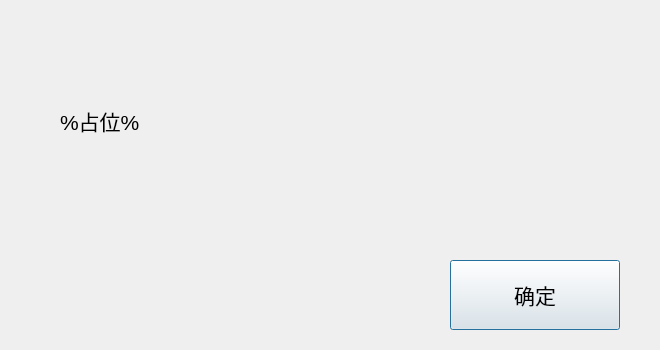
<?xml version="1.0" encoding="UTF-8"?>
<ui version="4.0">
 <class>DefaultNotice</class>
 <widget class="QDialog" name="DefaultNotice">
  <property name="geometry">
   <rect>
    <x>0</x>
    <y>0</y>
    <width>660</width>
    <height>350</height>
   </rect>
  </property>
  <property name="windowTitle">
   <string>Dialog</string>
  </property>
  <property name="windowIcon">
   <iconset resource="img.qrc">
    <normaloff>:/icon/resource/flag-checkered-solid-full.svg</normaloff>:/icon/resource/flag-checkered-solid-full.svg</iconset>
  </property>
  <widget class="QPushButton" name="pushButton">
   <property name="geometry">
    <rect>
     <x>450</x>
     <y>260</y>
     <width>170</width>
     <height>70</height>
    </rect>
   </property>
   <property name="font">
    <font>
     <pointsize>16</pointsize>
    </font>
   </property>
   <property name="text">
    <string>确定</string>
   </property>
  </widget>
  <widget class="QLabel" name="label">
   <property name="geometry">
    <rect>
     <x>60</x>
     <y>20</y>
     <width>551</width>
     <height>201</height>
    </rect>
   </property>
   <property name="font">
    <font>
     <pointsize>16</pointsize>
    </font>
   </property>
   <property name="text">
    <string>%占位%</string>
   </property>
   <property name="wordWrap">
    <bool>true</bool>
   </property>
  </widget>
 </widget>
 <resources>
  <include location="img.qrc"/>
 </resources>
 <connections>
  <connection>
   <sender>pushButton</sender>
   <signal>clicked()</signal>
   <receiver>DefaultNotice</receiver>
   <slot>close()</slot>
   <hints>
    <hint type="sourcelabel">
     <x>515</x>
     <y>277</y>
    </hint>
    <hint type="destinationlabel">
     <x>633</x>
     <y>286</y>
    </hint>
   </hints>
  </connection>
 </connections>
</ui>
